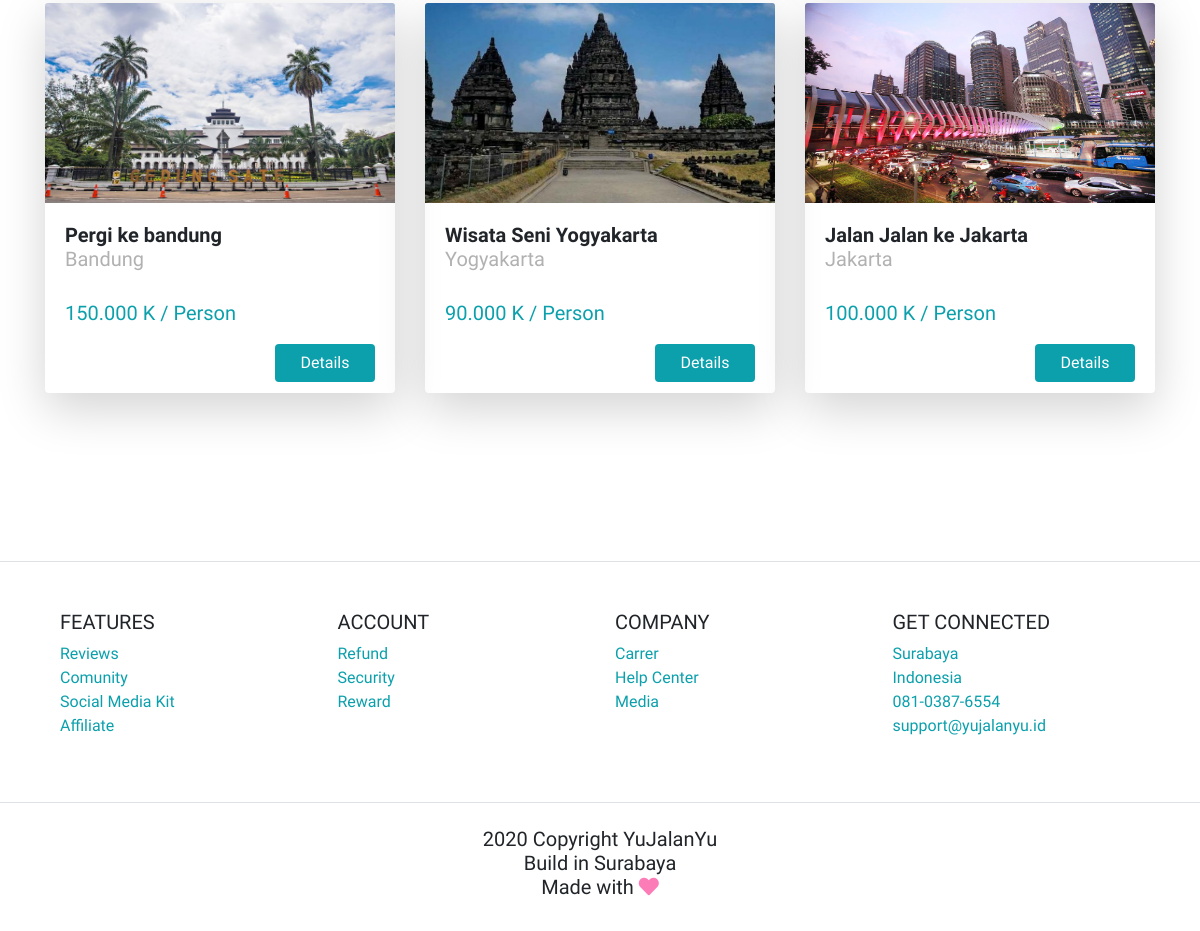
The app's page /paket/ (lower part), older data.
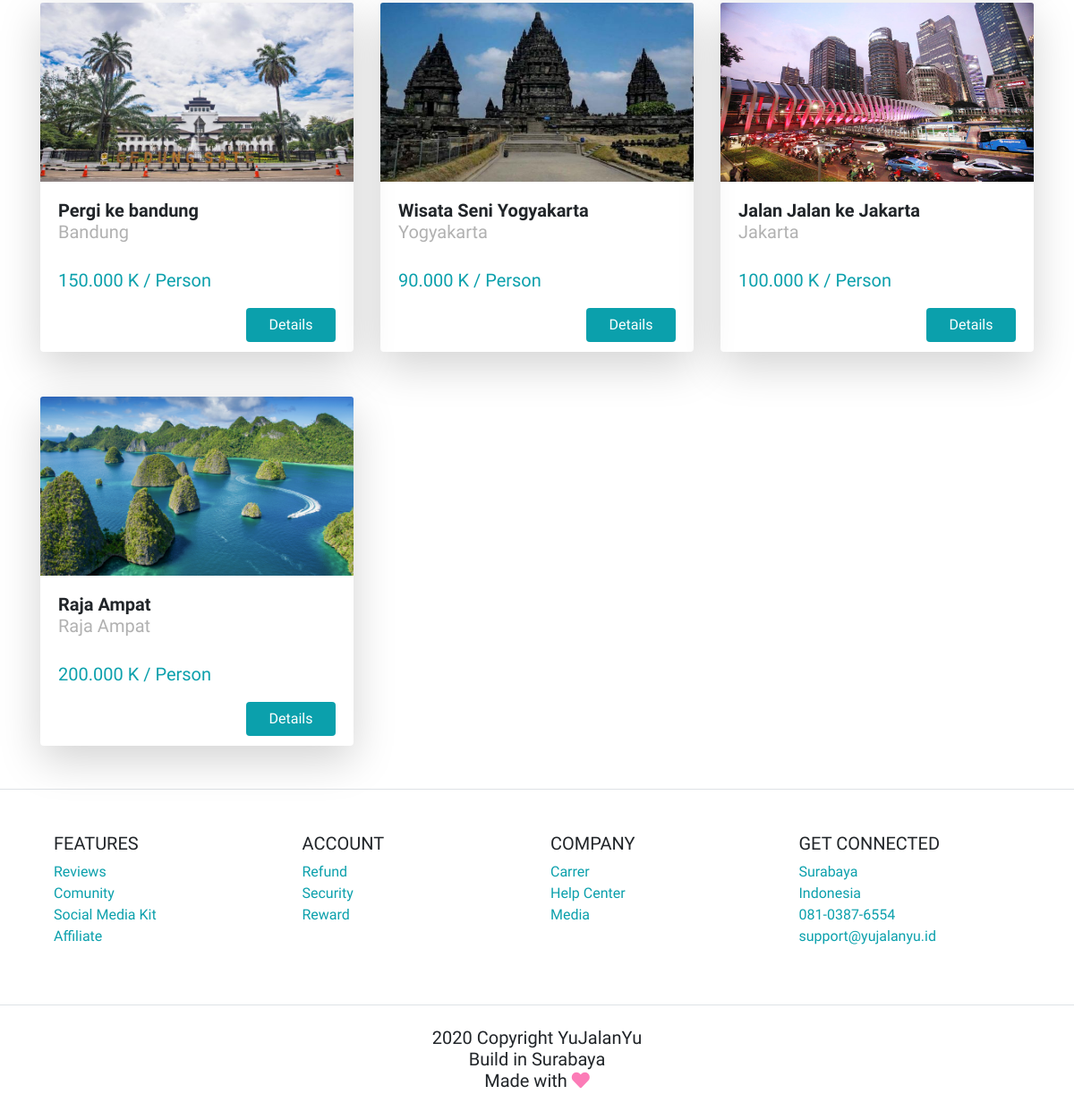
The same page, newer data.
### Paket/models.py (models this page shows, shortened)
class modelPaket(models.Model):
	nama_paket = models.CharField(max_length=100)
	destinasi = models.CharField(max_length=100)
	about = models.TextField()
	harga = models.IntegerField()
	lama_hari = models.IntegerField()
	tgl_berangkat = models.DateField()
	tgl_dibuat = models.DateField(auto_now=True, editable=False)
	slug = models.SlugField(editable=False)

class imagesPaket(models.Model):
	id_paket = models.ForeignKey('modelPaket',related_name='images', on_delete=models.CASCADE)
	image = models.ImageField(null=True, blank=True)

### Paket/views.py (the view, shortened to what this page needs)
class SearchPaket(ListView):
    model = modelPaket
    template_name = 'paket/viewPaket.html'
    context_object_name = 'paket_object'
    extra_context = {
        'title': 'PAKET LIST',
    }
    query_string = None
    def get_queryset(self):
        if self.query_string:
            data = self.findSeacrh()
            return data
        else:
            dataPaket = []
            for x in self.model.objects.all():
                if x.tgl_berangkat > datetime.date.today():
                    dataPaket.append(x)
            return dataPaket;
    def get(self, *args, **kwargs):
        if self.query_string:
            if self.request.GET.get('search', False) is False:
                return HttpResponseRedirect(reverse('paket:view'))
        return super().get(self.request, *args, **kwargs)

### Paket/templates/paket/viewPaket.html (shortened to what this page needs)
{% extends "PaketView.html" %}
{% load static %}
{% load humanize %}
{% block content %}
<main>
    <section class="section-package ">
        <div class="container">
          <div class="row">
          {% if error is not None %}
            <div class="text-center">
              <p class="text-center text-error mx-5 my-5">{{error}}</p>
            </div>
          {% else %}
            {% for i in paket_object %}
              <div class="col-6 col-md-4  ">
                <div class="card-travel shadow-lg rounded" >
                      {% with i.images.all|first as img_pertama %}
                      <img class="card-img-top" src="{{img_pertama.image.url}}" height="200px" alt="Card image cap">
                      {% endwith %}
                      <div class="card-body card-body-search" height="100px">
                      <h5 class="card-title">{{i.nama_paket}}</h5>
                      <p class="card-text">{{i.destinasi}}</p>
            				  <p class="price-text mt-4">{{i.harga|intcomma}} K / Person</p>
            				  <a href="{% url 'paket:detail' i.slug %}" class="btn btn-details float-right">Details</a>
                    </div>
                  </div>
              </div>
            {% endfor %}
          {% endif %}
          </div>
        </div>
      </section>
</main>
{% endblock content %}

### templates/PaketView.html (shortened to what this page needs)
<!DOCTYPE html>
<html lang="en">
<head>
	{% include "./include/css.html" %}
</head>
<body>
	{% block content %}
	{% endblock content %}
	{% include './include/footer.html' %}
</body>
</html>

### templates/include/css.html (shortened to what this page needs)
{% load static %}
<link rel="stylesheet" href="{% static 'bootstrap/css/bootstrap.min.css' %}">
<link rel="stylesheet" href="{% static 'styles/main.css' %}">
<link rel="stylesheet" href="{% static 'xzoom/xzoom.css' %}">
<link rel="stylesheet" href="https://use.fontawesome.com/releases/v5.15.1/css/all.css">
<link rel="stylesheet" href="https://use.fontawesome.com/releases/v5.15.1/css/v4-shims.css">

### templates/include/navbar.html (shortened to what this page needs)
{% load static %}

### templates/include/modal.html (shortened to what this page needs)
{% load static %}

### templates/include/footer.html
{% load static %}
<footer class="section-footer mt-5 mb-4 border-top">
    <div class="container pt-5 pb-5">
        <div class="col-12">
            <div class="row">
                <div class="col-12 col-lg-3">
                    <h5>
                        FEATURES
                    </h5>
                    <ul class="list-unstyled">
                        <li><a href="#">Reviews</a></li>
                        <li><a href="#">Comunity</a></li>
                        <li><a href="#">Social Media Kit</a></li>
                        <li><a href="#">Affiliate</a></li>
                    </ul>
                </div>
                <div class="col-12 col-lg-3">
                    <h5>
                        ACCOUNT
                    </h5>
                    <ul class="list-unstyled">
                        <li><a href="#">Refund</a></li>
                        <li><a href="#">Security</a></li>
                        <li><a href="#">Reward</a></li>
                    </ul>
                </div>
                <div class="col-12 col-lg-3">
                    <h5>
                        COMPANY
                    </h5>
                    <ul class="list-unstyled">
                        <li><a href="#">Carrer</a></li>
                        <li><a href="#">Help Center</a></li>
                        <li><a href="#">Media</a></li>
                    </ul>
                </div>
                <div class="col-12 col-lg-3">
                    <h5>
                        GET CONNECTED
                    </h5>
                    <ul class="list-unstyled">
                        <li><a href="#">Surabaya</a></li>
                        <li><a href="#">Indonesia</a></li>
                        <li><a href="#">081-0387-6554</a></li>
                        <li><a href="#">support@yujalanyu.id</a></li>
                    </ul>
                </div>
            </div>
        </div>
    </div>
    <div class="container-fluid">
        <div class="row border-top justify-content-center align-items-center pt-4">
            <div class="col-auto text-gray-500 font-weight-light text-center">
              <h2>2020 Copyright YuJalanYu
                <br>
                Build in Surabaya
                <br> Made with
                <i class="fas fa-heart" style="color: rgb(252, 124, 183);"></i>
              </h2>
            </div>
        </div>
    </div>
  </footer>

### templates/include/js.html (shortened to what this page needs)
{% load static %}

### static/styles/main.css (style rules this page uses)
body { font-family: 'PT Sans Caption', sans-serif; }
.card-travel { margin-top: 50px; }
.card-body-search { min-height: 190px; border-radius: 20px; }
.card-body-search .card-title { font-size: 20px; font-weight: bold; }
.card-body-search .card-text { margin-top: -15px; font-size: 20px; font-weight: normal; }
.card-body-search .btn-details { width: 100px; background-color: #0BA0AC; color: white; }
.section-footer a { color: #0BA0AC; }
.section-package { min-height: 1000px; }
.section-package .price-text { color: #0BA0AC; font-size: 20px; }
h2 { font-size: 20px; }
p { font-size: 18px; color: #b1b1b1; }
a { color: #0BA0AC; }

Row changes from the older to the newer data that the page shows:
added modelPaket: image (picture), nama_paket "Raja Ampat", destinasi "Raja Ampat", harga "200.000"
